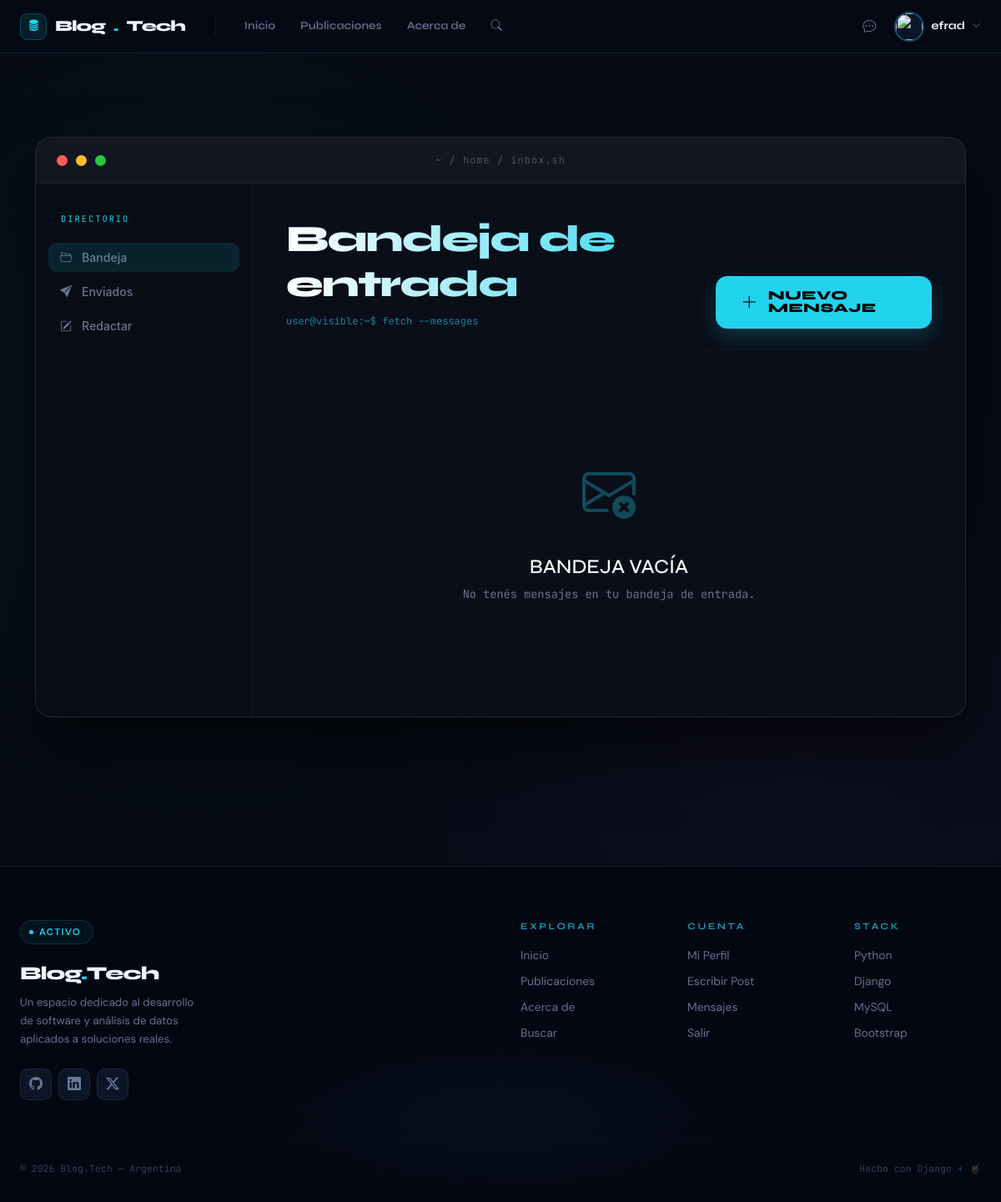
/mensajeria/ (signed in), run on an earlier commit of the app's database.
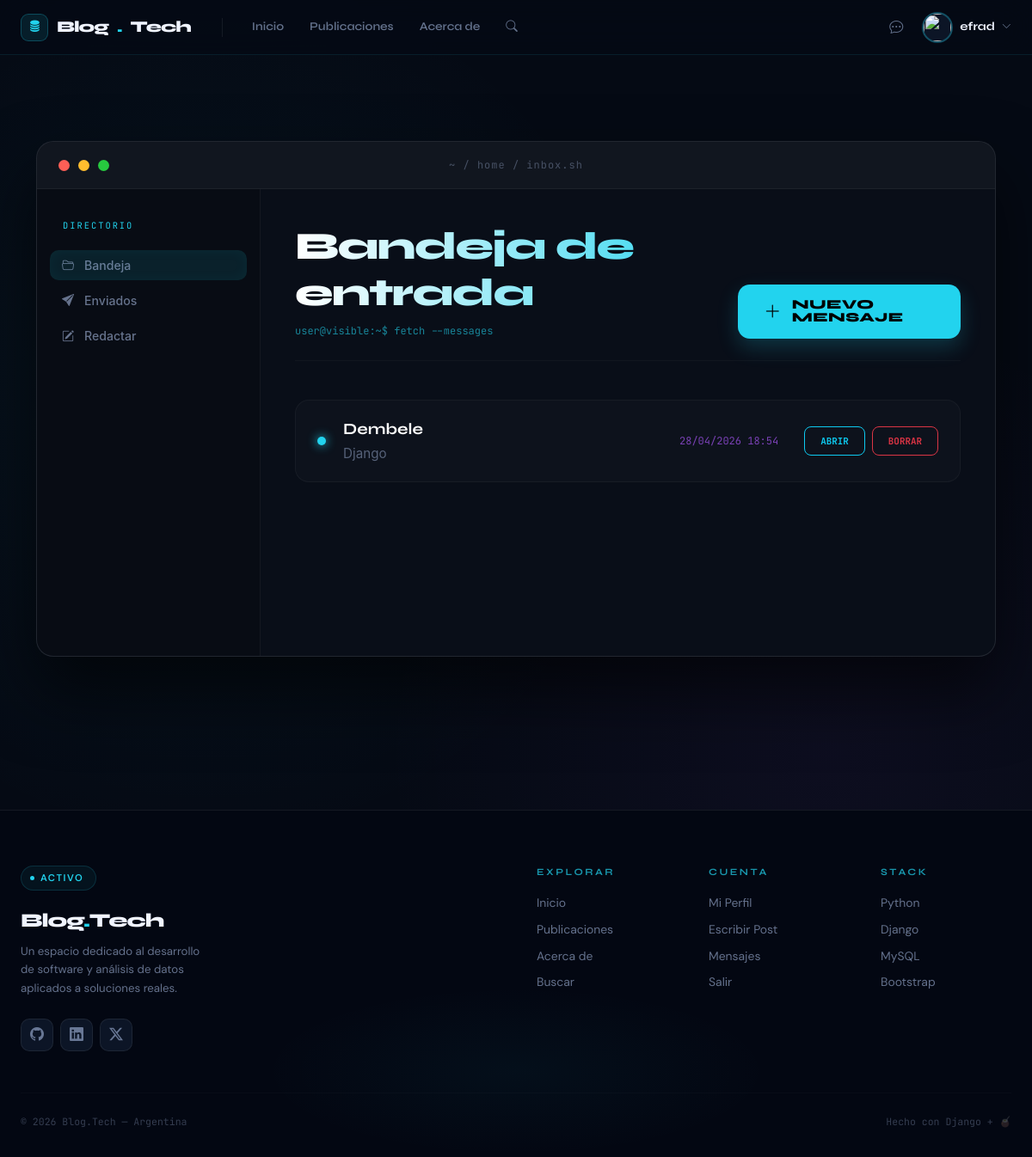
And on a later commit of the database.
### mensajeria/models.py (models this page shows, shortened)
class Mensaje(models.Model):
    remitente = models.ForeignKey(User, on_delete=models.CASCADE, related_name='mensajes_enviados', verbose_name='Remitente')
    destinatario = models.ForeignKey(User, on_delete=models.CASCADE, related_name='mensajes_recibidos', verbose_name='Destinatario')
    asunto = models.CharField(max_length=200, verbose_name='Asunto')
    contenido = models.TextField(verbose_name='Contenido')
    fecha = models.DateTimeField(auto_now_add=True, verbose_name='Fecha')
    leido = models.BooleanField(default=False, verbose_name='Leído')
    class Meta:
        ordering = ['-fecha']
        verbose_name = 'Mensaje'
        verbose_name_plural = 'Mensajes'

### mensajeria/views.py (the view)
# urls.py: path('', views.bandeja_entrada, name='bandeja_entrada'),
@login_required
def bandeja_entrada(request):
    mensajes_recibidos = Mensaje.objects.filter(destinatario=request.user)
    return render(request, 'mensajeria/bandeja_entrada.html', {'mensajes_recibidos': mensajes_recibidos})

### mensajeria/templates/mensajeria/bandeja_entrada.html (shortened to what this page needs)
{% extends "blog/base.html" %}
{% load static %}
{% block contenido %}
<div class="container py-5 terminal-container">
    <div class="apple-window">
        <div class="window-header">
            <div class="traffic-lights">
                <div class="dot dot-red"></div>
                <div class="dot dot-yellow"></div>
                <div class="dot dot-green"></div>
            </div>
            <div class="window-path">
                ~ / home / inbox.sh
            </div>
            <div style="width: 100px;"></div> </div>
        <div class="window-body">
            <div class="sidebar-explorer d-none d-md-block">
                <span class="nav-label">Directorio</span>
                <ul class="nav flex-column nav-msg">
                    <li class="nav-item">
                        <a class="nav-link active" href="{% url 'bandeja_entrada' %}">
                            <i class="bi bi-folder2-open"></i> Bandeja
                        </a>
                    </li>
                    <li class="nav-item">
                        <a class="nav-link" href="{% url 'mensajes_enviados' %}">
                            <i class="bi bi-send-fill"></i> Enviados
                        </a>
                    </li>
                    <li class="nav-item">
                        <a class="nav-link" href="{% url 'enviar_mensaje' %}">
                            <i class="bi bi-pencil-square"></i> Redactar
                        </a>
                    </li>
                </ul>
            </div>
            <div class="content-area">
                <div class="content-header">
                    <div>
                        <h2 class="section-title">Bandeja de entrada</h2>
                        <p class="mb-0 mt-2" style="font-family: var(--font-mono); font-size: 0.75rem; color: var(--accent-cyan); opacity: 0.6;">
                            user@visible:~$ fetch --messages
                        </p>
                    </div>
                    <a href="{% url 'enviar_mensaje' %}" class="btn-new-msg">
                        <i class="bi bi-plus-lg fs-5"></i> NUEVO MENSAJE
                    </a>
                </div>
                <div class="msg-list-wrapper">
                    {% if mensajes_recibidos %}
                        {% for mensaje in mensajes_recibidos %}
                        <div class="msg-item">
                            <div class="d-flex align-items-center">
                                {% if not mensaje.leido %}
                                    <div class="unread-glow"></div>
                                {% else %}
                                    <div style="width: 30px;"></div> {% endif %}
                                <div class="msg-info">
                                    <span class="msg-sender">{{ mensaje.remitente.username }}</span>
                                    <span class="msg-subject">{{ mensaje.asunto|truncatechars:50 }}</span>
                                </div>
                            </div>
                            <div class="msg-meta">
                                <span class="msg-date">{{ mensaje.fecha|date:"d/m/Y H:i" }}</span>
                                <div class="d-flex gap-2">
                                    <a href="{% url 'ver_mensaje' mensaje.pk %}" class="btn btn-outline-info btn-terminal-sm">Abrir</a>
                                    <a href="{% url 'eliminar_mensaje' mensaje.pk %}" class="btn btn-outline-danger btn-terminal-sm">Borrar</a>
                                </div>
                            </div>
                        </div>
                        {% endfor %}
                    {% else %}
                        <div class="empty-state">
                            <i class="bi bi-envelope-x empty-icon"></i>
                            <h4 style="font-family: var(--font-header); color: #ffffff;">BANDEJA VACÍA</h4>
                            <p style="font-family: var(--font-mono); font-size: 0.85rem; color: var(--text-muted);">
                                No tenés mensajes en tu bandeja de entrada.
                            </p>
                        </div>
                    {% endif %}
                </div>
            </div>
        </div>
    </div>
</div>
{% endblock %}

### blog/templates/blog/base.html (shortened to what this page needs)
<!DOCTYPE html>
<html lang="es" style="overflow-x: hidden;">
<head>
    <link href="https://cdn.jsdelivr.net/npm/bootstrap@5.3.0/dist/css/bootstrap.min.css" rel="stylesheet">
    <link rel="stylesheet" href="https://cdn.jsdelivr.net/npm/bootstrap-icons@1.11.3/font/bootstrap-icons.min.css">
</head>
<body class="d-flex flex-column min-vh-100">
<nav class="navbar sticky-top">
    <div class="container-custom" style="display:flex; align-items:center; height:100%; gap:0;">
        <a class="navbar-brand" href="{% url 'inicio' %}">
            <div class="brand-icon"><i class="bi bi-database-fill"></i></div>
            Blog<span style="color:var(--accent-cyan);">.</span>Tech
        </a>
        <ul class="navbar-nav flex-row d-none d-lg-flex me-auto">
            <li class="nav-item">
                <a class="nav-link" href="{% url 'inicio' %}" data-url="{% url 'inicio' %}">
                    Inicio
                </a>
            </li>
            <li class="nav-item">
                <a class="nav-link" href="{% url 'lista' %}" data-url="{% url 'lista' %}">
                    Publicaciones
                </a>
            </li>
            <li class="nav-item">
                <a class="nav-link" href="{% url 'acerca_de' %}" data-url="{% url 'acerca_de' %}">
                    Acerca de
                </a>
            </li>
            <li class="nav-item">
                <a class="nav-link" href="{% url 'buscar' %}" data-url="{% url 'buscar' %}">
                    <i class="bi bi-search" style="font-size:0.85rem;"></i>
                </a>
            </li>
        </ul>
        <div class="d-flex align-items-center gap-2 ms-auto">
            {% if user.is_authenticated %}
                <a href="{% url 'bandeja_entrada' %}"
                   class="nav-link position-relative"
                   style="padding: 7px 10px !important;">
                    <i class="bi bi-chat-dots" style="font-size:1rem;"></i>
                </a>
                <div class="dropdown">
                    <a href="#" data-bs-toggle="dropdown"
                       class="text-decoration-none d-flex align-items-center gap-2 ps-1">
                        <div class="nav-avatar-wrapper">
                            <img src="{{ user.perfil.imagen.url|default:'https://cdn-icons-png.flaticon.com/512/149/149071.png' }}"
                                 class="nav-avatar-img"
                                 onerror="this.src='https://cdn-icons-png.flaticon.com/512/149/149071.png'">
                        </div>
                        <span class="d-none d-md-inline"
                              style="font-family:var(--font-display); font-weight:700;
                                     font-size:0.85rem; color:var(--text-primary);">
                            {{ user.username }}
                        </span>
                        <i class="bi bi-chevron-down d-none d-md-inline"
                           style="color:var(--text-muted); font-size:0.7rem;"></i>
                    </a>
                </div>
            {% else %}
                <a href="{% url 'login' %}" class="btn-nav-login d-none d-md-inline">LOGIN</a>
                <a href="{% url 'registro' %}" class="btn-tech-pill">EMPEZAR</a>
            {% endif %}
        </div>
    </div>
</nav>
<main class="flex-grow-1 {% block main_class %}inner-page{% endblock %}">
    {% block contenido %}{% endblock %}
</main>
<footer class="footer-premium">
    <div class="container-custom">
        <div class="row g-5">
            <div class="col-lg-4">
                <div class="footer-badge">
                    <span class="footer-badge-dot"></span>
                    Activo
                </div>
                <div class="footer-brand">
                    Blog<span style="color:var(--accent-cyan);">.</span>Tech
                </div>
                <p class="footer-tagline">
                    Un espacio dedicado al desarrollo de software y análisis de datos aplicados a soluciones reales.
                </p>
                <div class="d-flex gap-2 mt-4">
                    <a href="#" class="footer-social"><i class="bi bi-github"></i></a>
                    <a href="#" class="footer-social"><i class="bi bi-linkedin"></i></a>
                    <a href="#" class="footer-social"><i class="bi bi-twitter-x"></i></a>
                </div>
            </div>
            <div class="col-6 col-lg-2 offset-lg-2">
                <p class="footer-heading">Explorar</p>
                <a href="{% url 'inicio' %}" class="footer-link">Inicio</a>
                <a href="{% url 'lista' %}" class="footer-link">Publicaciones</a>
                <a href="{% url 'acerca_de' %}" class="footer-link">Acerca de</a>
                <a href="{% url 'buscar' %}" class="footer-link">Buscar</a>
            </div>
            <div class="col-6 col-lg-2">
                <p class="footer-heading">Cuenta</p>
                {% if user.is_authenticated %}
                    <a href="{% url 'perfil' %}" class="footer-link">Mi Perfil</a>
                    <a href="{% url 'crear' %}" class="footer-link">Escribir Post</a>
                    <a href="{% url 'bandeja_entrada' %}" class="footer-link">Mensajes</a>
                    <a href="{% url 'logout' %}" class="footer-link">Salir</a>
                {% else %}
                    <a href="{% url 'login' %}" class="footer-link">Iniciar Sesión</a>
                    <a href="{% url 'registro' %}" class="footer-link">Registrarse</a>
                {% endif %}
            </div>
            <div class="col-lg-2">
                <p class="footer-heading">Stack</p>
                <span class="footer-link" style="pointer-events:none; cursor:default;">Python</span>
                <span class="footer-link" style="pointer-events:none; cursor:default;">Django</span>
                <span class="footer-link" style="pointer-events:none; cursor:default;">MySQL</span>
                <span class="footer-link" style="pointer-events:none; cursor:default;">Bootstrap</span>
            </div>
        </div>
        <hr class="footer-divider">
        <div class="d-flex flex-column flex-md-row justify-content-between align-items-center gap-3">
            <p class="footer-copy mb-0">&copy; 2026 Blog.Tech — Argentina</p>
            <p class="footer-copy mb-0">Hecho con Django + 🧉</p>
        </div>
    </div>
</footer>
</body>
</html>

### mensajeria/templates/mensajeria/bandeja_entrada.html (style rules this page uses)
.terminal-container { --font-header: 'Syne', sans-serif; --font-mono: 'JetBrains Mono', monospace; --font-ui: 'Inter', sans-serif; --mac-red: #ff5f56; --mac-yellow: #ffbd2e; --mac-green: #27c93f; --terminal-bg: rgba(10, 15, 25, 0.98); --accent-gradient: linear-gradient(90deg, #ffffff, var(--accent-cyan)); }
.apple-window { background: var(--terminal-bg); border: 1px solid rgba(255, 255, 255, 0.1); border-radius: 20px; overflow: hidden; display: flex; flex-direction: column; min-height: 75vh; box-shadow: 0 40px 80px rgba(0, 0, 0, 0.6); backdrop-filter: blur(25px); margin-bottom: 50px; }
.window-header { background: rgba(255, 255, 255, 0.03); padding: 18px 25px; display: flex; align-items: center; border-bottom: 1px solid rgba(255, 255, 255, 0.05); }
.traffic-lights { display: flex; gap: 10px; width: 100px; }
.dot { width: 13px; height: 13px; border-radius: 50%; }
.dot-red { background: var(--mac-red); }
.dot-yellow { background: var(--mac-yellow); }
.dot-green { background: var(--mac-green); }
.window-path { flex-grow: 1; text-align: center; font-family: var(--font-mono); font-size: 0.75rem; color: var(--text-muted); opacity: 0.6; letter-spacing: 1px; }
.window-body { display: flex; flex: 1; }
.sidebar-explorer { width: 260px; background: rgba(0, 0, 0, 0.15); border-right: 1px solid rgba(255, 255, 255, 0.05); padding: 35px 15px; }
.nav-label { font-family: var(--font-mono); font-size: 0.65rem; text-transform: uppercase; color: var(--accent-cyan); letter-spacing: 2px; margin-bottom: 20px; display: block; padding-left: 15px; }
.nav-msg .nav-link { font-family: var(--font-ui); font-weight: 500; color: var(--text-muted); font-size: 0.88rem; padding: 12px 18px; border-radius: 10px; transition: 0.3s cubic-bezier(0.4, 0, 0.2, 1); margin-bottom: 6px; display: flex; align-items: center; gap: 12px; }
.nav-msg .nav-link.active { background: rgba(34, 211, 238, 0.1); color: var(--accent-cyan); box-shadow: inset 0 0 15px rgba(34, 211, 238, 0.05); }
.content-area { flex: 1; display: flex; flex-direction: column; padding: 40px; }
.content-header { display: flex; justify-content: space-between; align-items: flex-end; margin-bottom: 45px; border-bottom: 1px solid rgba(255, 255, 255, 0.03); padding-bottom: 25px; }
.section-title { font-family: var(--font-header); font-weight: 800; font-size: 2.8rem; letter-spacing: -1.5px; margin: 0; background: var(--accent-gradient); -webkit-background-clip: text; -webkit-text-fill-color: transparent; }
.btn-new-msg { background: var(--accent-cyan); color: #000000 !important; font-family: var(--font-header); font-weight: 800; text-transform: uppercase; letter-spacing: 0.5px; border-radius: 14px; padding: 16px 30px; font-size: 0.95rem; border: none; transition: 0.4s cubic-bezier(0.175, 0.885, 0.32, 1.275); text-decoration: none; display: inline-flex; align-items: center; gap: 12px; line-height: 1; box-shadow: 0 10px 25px rgba(34, 211, 238, 0.2); }
.msg-item { background: rgba(255, 255, 255, 0.02); border: 1px solid rgba(255, 255, 255, 0.04); border-radius: 16px; padding: 20px 25px; margin-bottom: 12px; transition: 0.3s; display: flex; justify-content: space-between; align-items: center; }
.unread-glow { width: 10px; height: 10px; background: var(--accent-cyan); border-radius: 50%; box-shadow: 0 0 12px var(--accent-cyan); margin-right: 20px; }
.msg-info { display: flex; flex-direction: column; }
.msg-sender { font-family: var(--font-header); font-weight: 700; color: #ffffff; font-size: 1.15rem; margin-bottom: 4px; }
.msg-subject { font-family: var(--font-ui); color: var(--text-muted); font-size: 0.95rem; opacity: 0.8; }
.msg-meta { display: flex; align-items: center; gap: 30px; }
.msg-date { font-family: var(--font-mono); font-size: 0.75rem; color: var(--accent-purple); opacity: 0.7; }
.btn-terminal-sm { font-family: var(--font-mono); font-size: 0.68rem; font-weight: 700; text-transform: uppercase; border-radius: 8px; padding: 8px 18px; transition: 0.2s; }

What changed in the data, as far as the page shows it:
added Mensaje: leido False (drawn), remitente.username "Dembele", asunto "Django", fecha "28/04/2026 18:54"
Also different on the page:
text no longer shown: "BANDEJA VACÍA No tenés mensajes en tu bandeja de entrada."
